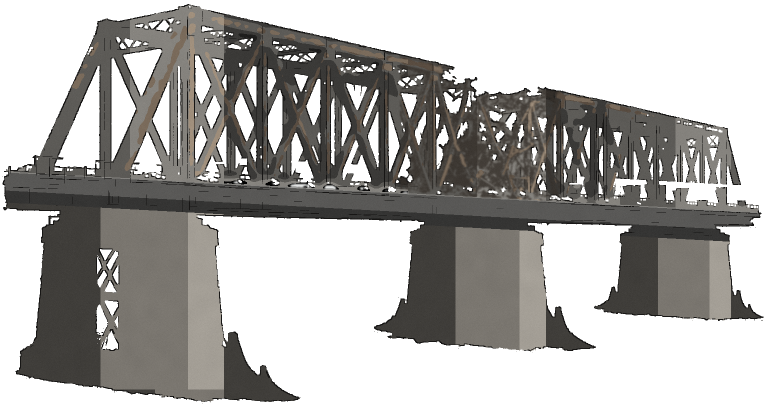
#> input picture tools/bridge_restyle/_old_bridge_backup.png, 1530 x 812 px (shown at 1/2 size)
$ python make_gallery.py
#> lines starting #> are read from the running program, lines starting #| are printed output that depends on the picture
import sys
from PIL import Image, ImageDraw, ImageFont

SRC = [
    ("_old_bridge_backup.png", "v3.28 原版\n(你记的'桥好·只铁轨错')"),
    ("_cand_c.png",            "C 早期最佳\n桥墩/中段偏暗"),
    ("_cand_f3.png",           "F3 加粗墨线版"),
    ("_cand_h1.png",           "H1 刚提交·你说差太多"),
    ("_cand_h2.png",           "H2 更通透轻盈"),
    ("_cand_h3.png",           "H3 墨线更密偏重"),
]

TW = 460          # thumb width
PAD = 10
LBLH = 38         # label bar height
FONT = ImageFont.load_default()

def build(src, label):
#> called with src = '_old_bridge_backup.png'
    im = Image.open(src).convert("RGBA")
#> im is the input picture: PIL image 1530x812 RGBA; mean R, G, B, A 161.9, 160.9, 158.1, 125.8
    # scale to TW keeping aspect
    w, h = im.size
#> w = 1530; h = 812
    th = int(h * TW / w)
#> th = 244
    im = im.resize((TW, th), Image.LANCZOS)
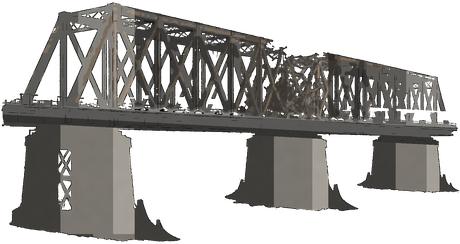
#> im: PIL image 460x244 RGBA; mean R, G, B, A 47.7, 46.2, 43.7, 125.7; transparent parts drawn white
    # make opaque bg (in case of transparency) for preview
    bg = Image.new("RGBA", (TW, th), (235, 235, 235, 255))
    bg.alpha_composite(im)
    im = bg.convert("RGB")
#> im: PIL image 460x244 RGB
    # label bar
    full = Image.new("RGB", (TW, th + LBLH), (245, 245, 245))
#> full: PIL image 460x282 RGB; every value is 245
    full.paste(im, (0, LBLH))
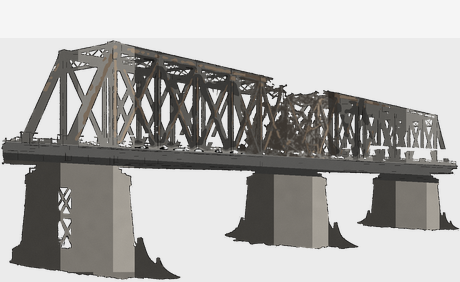
#> full: PIL image 460x282 RGB; mean R, G, B 175, 173.8, 171.8
    d = ImageDraw.Draw(full)
    d.rectangle([0, 0, TW, LBLH], fill=(220, 225, 230))
    # draw label text (auto wrap on \n)
    lines = label.split("\n")
    y = 4
    for ln in lines:
        d.text((6, y), ln, fill=(20, 20, 20), font=FONT)
        y += 16
#> after the loop, y = 36
    return full

cells = [build(s, l) for s, l in SRC]
#> (the run stopped early here; a loop or call above may not have finished)
